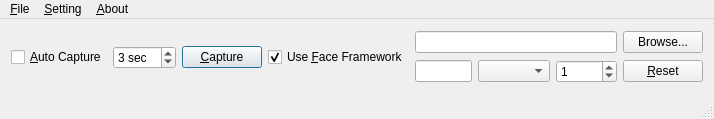
<?xml version="1.0" encoding="UTF-8"?>
<ui version="4.0">
 <class>MainWindow</class>
 <widget class="QMainWindow" name="MainWindow">
  <property name="geometry">
   <rect>
    <x>0</x>
    <y>0</y>
    <width>714</width>
    <height>119</height>
   </rect>
  </property>
  <property name="windowTitle">
   <string>AutoFaceCapture</string>
  </property>
  <widget class="QWidget" name="centralWidget">
   <layout class="QHBoxLayout" name="horizontalLayout_4">
    <item>
     <layout class="QVBoxLayout" name="verticalLayout">
      <item>
       <layout class="QHBoxLayout" name="horizontalLayout_3">
        <item>
         <widget class="QCheckBox" name="autoCapture">
          <property name="sizePolicy">
           <sizepolicy hsizetype="Fixed" vsizetype="Fixed">
            <horstretch>0</horstretch>
            <verstretch>0</verstretch>
           </sizepolicy>
          </property>
          <property name="toolTip">
           <string>Auto Capture when face farmework still</string>
          </property>
          <property name="statusTip">
           <string>Auto Capture when face farmework still</string>
          </property>
          <property name="text">
           <string>&amp;Auto Capture</string>
          </property>
          <property name="icon">
           <iconset resource="resource.qrc">
            <normaloff>:/icons/preference.png</normaloff>:/icons/preference.png</iconset>
          </property>
          <property name="shortcut">
           <string>Ctrl+A</string>
          </property>
         </widget>
        </item>
        <item>
         <widget class="QSpinBox" name="spinBox">
          <property name="sizePolicy">
           <sizepolicy hsizetype="Fixed" vsizetype="Fixed">
            <horstretch>0</horstretch>
            <verstretch>0</verstretch>
           </sizepolicy>
          </property>
          <property name="toolTip">
           <string>auto capture time</string>
          </property>
          <property name="statusTip">
           <string>auto capture time</string>
          </property>
          <property name="suffix">
           <string> sec</string>
          </property>
          <property name="minimum">
           <number>1</number>
          </property>
          <property name="value">
           <number>3</number>
          </property>
         </widget>
        </item>
        <item>
         <widget class="QPushButton" name="captureButton">
          <property name="toolTip">
           <string>Capture the image from camera</string>
          </property>
          <property name="statusTip">
           <string>Capture the image from camera</string>
          </property>
          <property name="text">
           <string>&amp;Capture</string>
          </property>
          <property name="icon">
           <iconset resource="resource.qrc">
            <normaloff>:/icons/capture.png</normaloff>:/icons/capture.png</iconset>
          </property>
          <property name="shortcut">
           <string>Ctrl+C</string>
          </property>
          <property name="autoDefault">
           <bool>true</bool>
          </property>
          <property name="default">
           <bool>true</bool>
          </property>
         </widget>
        </item>
        <item>
         <widget class="QCheckBox" name="faceCheckBox">
          <property name="sizePolicy">
           <sizepolicy hsizetype="Fixed" vsizetype="Fixed">
            <horstretch>0</horstretch>
            <verstretch>0</verstretch>
           </sizepolicy>
          </property>
          <property name="toolTip">
           <string>If selected, the image captured will be cut.</string>
          </property>
          <property name="statusTip">
           <string>If selected, the image captured will be cut.</string>
          </property>
          <property name="text">
           <string>Use &amp;Face Framework</string>
          </property>
          <property name="icon">
           <iconset resource="resource.qrc">
            <normaloff>:/icons/autoCapture.png</normaloff>:/icons/autoCapture.png</iconset>
          </property>
          <property name="shortcut">
           <string>Ctrl+F</string>
          </property>
          <property name="checked">
           <bool>true</bool>
          </property>
          <property name="tristate">
           <bool>false</bool>
          </property>
         </widget>
        </item>
       </layout>
      </item>
     </layout>
    </item>
    <item>
     <layout class="QVBoxLayout" name="verticalLayout_2">
      <property name="sizeConstraint">
       <enum>QLayout::SetDefaultConstraint</enum>
      </property>
      <item>
       <layout class="QHBoxLayout" name="horizontalLayout_2">
        <item>
         <widget class="QLineEdit" name="pathEditor">
          <property name="enabled">
           <bool>true</bool>
          </property>
          <property name="toolTip">
           <string>The floder of output file.</string>
          </property>
          <property name="statusTip">
           <string>The floder of output file.</string>
          </property>
          <property name="readOnly">
           <bool>true</bool>
          </property>
         </widget>
        </item>
        <item>
         <widget class="QPushButton" name="choseButton">
          <property name="toolTip">
           <string>Choose the oput floder.</string>
          </property>
          <property name="statusTip">
           <string>Choose the oput floder.</string>
          </property>
          <property name="text">
           <string>Browse...</string>
          </property>
          <property name="icon">
           <iconset resource="resource.qrc">
            <normaloff>:/icons/bower.png</normaloff>:/icons/bower.png</iconset>
          </property>
         </widget>
        </item>
       </layout>
      </item>
      <item>
       <layout class="QHBoxLayout" name="horizontalLayout">
        <item>
         <widget class="QLineEdit" name="fileNameEdit">
          <property name="toolTip">
           <string>Name of the file to save with a counter(%1).</string>
          </property>
          <property name="statusTip">
           <string>Name of the file to save with a counter(%1).</string>
          </property>
         </widget>
        </item>
        <item>
         <widget class="QComboBox" name="formatBox">
          <property name="toolTip">
           <string>Format of the image being saved.</string>
          </property>
          <property name="statusTip">
           <string>Format of the image being saved.</string>
          </property>
         </widget>
        </item>
        <item>
         <widget class="QSpinBox" name="counter">
          <property name="toolTip">
           <string>A number counter</string>
          </property>
          <property name="statusTip">
           <string>A number counter</string>
          </property>
          <property name="maximum">
           <number>99999</number>
          </property>
          <property name="value">
           <number>1</number>
          </property>
         </widget>
        </item>
        <item>
         <widget class="QPushButton" name="resetButton">
          <property name="toolTip">
           <string>Reset the number counter</string>
          </property>
          <property name="statusTip">
           <string>Reset the number counter</string>
          </property>
          <property name="text">
           <string>&amp;Reset</string>
          </property>
          <property name="icon">
           <iconset resource="resource.qrc">
            <normaloff>:/icons/reset.png</normaloff>:/icons/reset.png</iconset>
          </property>
          <property name="shortcut">
           <string>Ctrl+R</string>
          </property>
         </widget>
        </item>
       </layout>
      </item>
     </layout>
    </item>
   </layout>
  </widget>
  <widget class="QMenuBar" name="menuBar">
   <property name="geometry">
    <rect>
     <x>0</x>
     <y>0</y>
     <width>714</width>
     <height>23</height>
    </rect>
   </property>
   <widget class="QMenu" name="menuFile">
    <property name="statusTip">
     <string>File menu</string>
    </property>
    <property name="title">
     <string>&amp;File</string>
    </property>
    <addaction name="actionExit"/>
   </widget>
   <widget class="QMenu" name="menuSetting">
    <property name="statusTip">
     <string>Setting menu</string>
    </property>
    <property name="title">
     <string>&amp;Setting</string>
    </property>
    <addaction name="actionPreferences"/>
   </widget>
   <widget class="QMenu" name="menuAbout">
    <property name="statusTip">
     <string>About menu</string>
    </property>
    <property name="title">
     <string>&amp;About</string>
    </property>
    <addaction name="actionAbout"/>
    <addaction name="actionAbout_Qt"/>
   </widget>
   <addaction name="menuFile"/>
   <addaction name="menuSetting"/>
   <addaction name="menuAbout"/>
  </widget>
  <widget class="QStatusBar" name="mystatusBar"/>
  <action name="actionExit">
   <property name="icon">
    <iconset resource="resource.qrc">
     <normaloff>:/icons/quit.png</normaloff>:/icons/quit.png</iconset>
   </property>
   <property name="text">
    <string>&amp;Exit</string>
   </property>
   <property name="toolTip">
    <string>Set the margin and so on.</string>
   </property>
   <property name="statusTip">
    <string>Eixt this application</string>
   </property>
   <property name="shortcut">
    <string>Ctrl+E</string>
   </property>
  </action>
  <action name="actionPreferences">
   <property name="icon">
    <iconset resource="resource.qrc">
     <normaloff>:/icons/setting.png</normaloff>:/icons/setting.png</iconset>
   </property>
   <property name="text">
    <string>&amp;Preferences</string>
   </property>
   <property name="toolTip">
    <string>Set the margin and so on.</string>
   </property>
   <property name="statusTip">
    <string>Set the margin and so on.</string>
   </property>
   <property name="shortcut">
    <string>Ctrl+P</string>
   </property>
  </action>
  <action name="actionAbout">
   <property name="icon">
    <iconset resource="resource.qrc">
     <normaloff>:/icons/about.png</normaloff>:/icons/about.png</iconset>
   </property>
   <property name="text">
    <string>A&amp;bout</string>
   </property>
   <property name="toolTip">
    <string>About this application</string>
   </property>
   <property name="statusTip">
    <string>About this application</string>
   </property>
   <property name="shortcut">
    <string>Ctrl+B</string>
   </property>
  </action>
  <action name="actionAbout_Qt">
   <property name="icon">
    <iconset resource="resource.qrc">
     <normaloff>:/icons/aboutQt.png</normaloff>:/icons/aboutQt.png</iconset>
   </property>
   <property name="text">
    <string>About &amp;Qt</string>
   </property>
   <property name="statusTip">
    <string>About Qt</string>
   </property>
   <property name="shortcut">
    <string>Ctrl+Q</string>
   </property>
  </action>
  <action name="action1">
   <property name="text">
    <string>1</string>
   </property>
  </action>
 </widget>
 <layoutdefault spacing="6" margin="11"/>
 <resources>
  <include location="resource.qrc"/>
 </resources>
 <connections>
  <connection>
   <sender>actionExit</sender>
   <signal>triggered()</signal>
   <receiver>MainWindow</receiver>
   <slot>close()</slot>
   <hints>
    <hint type="sourcelabel">
     <x>-1</x>
     <y>-1</y>
    </hint>
    <hint type="destinationlabel">
     <x>227</x>
     <y>199</y>
    </hint>
   </hints>
  </connection>
 </connections>
</ui>
